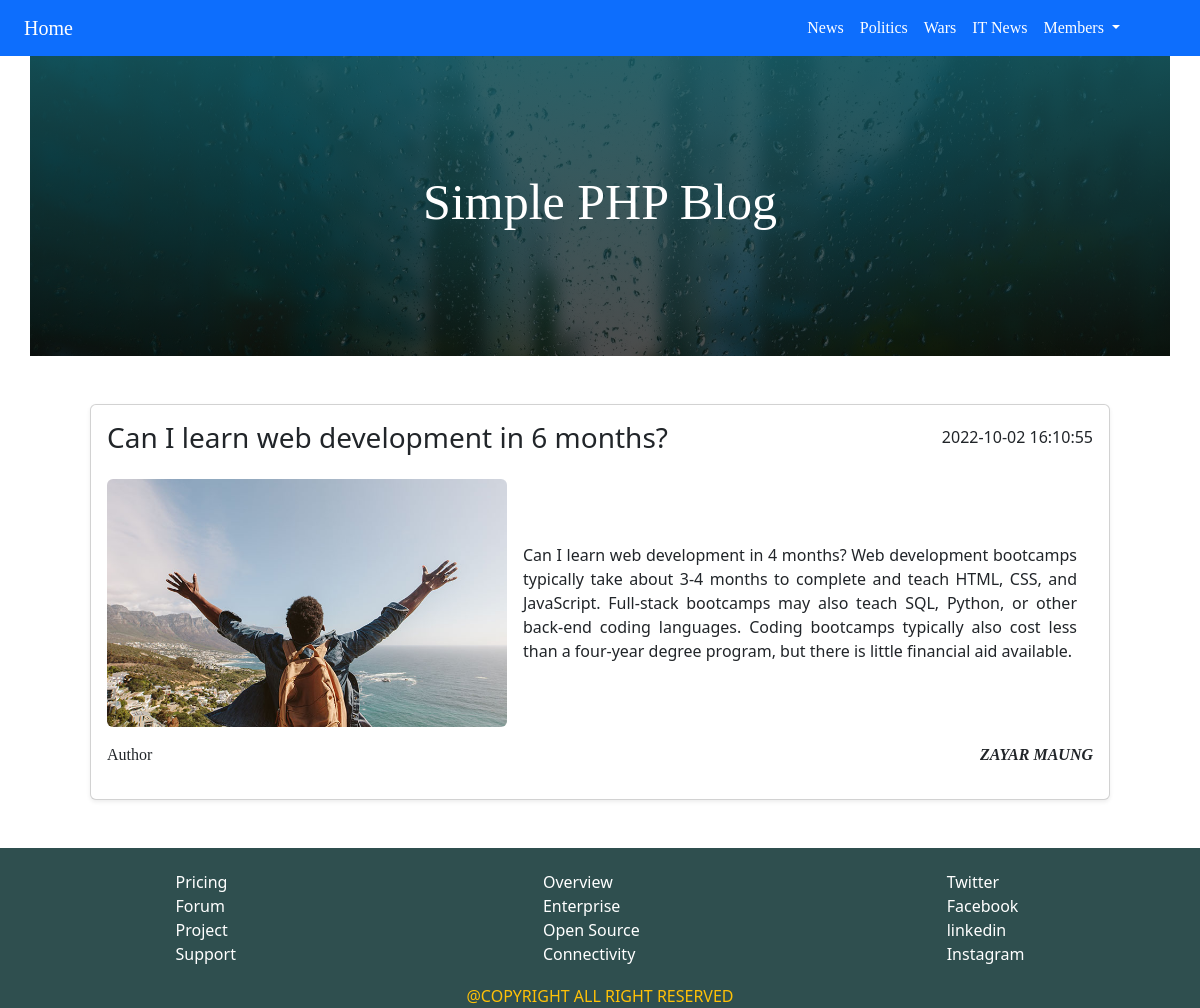
Screenshot of /detail.php?id=2 with the database file from the repository.
### tables this page shows
CREATE TABLE `post` (
  `id` int(11) NOT NULL,
  `title` varchar(255) DEFAULT NULL,
  `type` int(4) NOT NULL,
  `writer` varchar(255) NOT NULL,
  `content` text NOT NULL,
  `img_link` varchar(255) NOT NULL,
  `created_at` datetime NOT NULL
);

### CheckGen/dbHacker.php (called while the page is built, shortened)
<?php
function dbConnect()
{
    $db = mysqli_connect(DB_HOST, DB_USER, DB_PASS, DB_NAME);
    if (mysqli_connect_errno() > 0) {
        echo "connection error";
    } else {
        return $db;
    }
}

### detail.php (called while the page is built, shortened)
<?php include_once "view/top.php" ?>
<?php include_once "view/nav.php" ?>
<?php include_once "view/header.php" ?>
<?php include_once "CheckGen/postGenerator.php" ?>
<?php
$id= $_GET['id'];
showSinglePost($id);
?>
<?php include_once "view/footer.php" ?>
<?php include_once "view/bottom.php" ?>

### CheckGen/postGenerator.php (the view, shortened to what this page needs)
<?php include_once "CheckGen/dbHacker.php" ?>
<?php
function showSinglePost($id)
{
    $query = "SELECT * FROM post WHERE id=$id";
    $result = mysqli_query(dbConnect(), $query);
    foreach ($result as $data) {
        $pic = "./assets/upload/" . $data['img_link'];
        echo "
            <div class='card m-auto my-5 shadow-sm' style='width:85%;margin-bottom:10px;'>
                <div class='card-body'>
                    <div style='display:flex;justify-content: space-between;align-items: center'>
                     <h3 class='card-title'>" . $data['title'] . "</h3>
                    <h6 class='card-title'>" . $data['created_at'] . "</h6>
                     </div>
                      <div style='display:flex;justify-content: space-between;align-items: center'>
                     <div class='picture my-3'><img src='$pic' class='rounded' style='width:400px;'></div>
                    <p class='card-text mx-3' style='text-align: justify;'>" . $data['content'] . "
                       </p>
                       </div>
                   <div style='display:flex;justify-content: space-between;align-items: center'>
                     <p class='text'>Author</p>
                     <p class='text fw-bold text-uppercase'><i>" . $data['writer'] . "</i></p>
                     </div>
                </div>
            </div>
";
    }
}
?>

### custom.css (style rules this page uses)
.text { font-family: Cambria; }

### rows the page displays
post: title "Can I learn web development in 6 months?", created_at "2022-10-02 16:10:55", img_link (picture), content "Can I learn web development in 4 months? Web development bootcamps typically take about 3-4 months to complete and teach HTML, CSS, and JavaScript. Full-stack bootcamps may also teach SQL, Python, or other back-end coding languages. Coding bootcamps typically also cost less than a four-year degree program, but there is little financial aid available.", writer "ZAYAR MAUNG"
